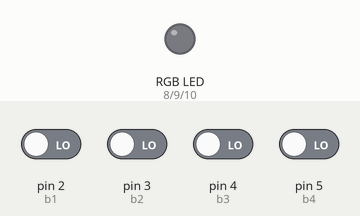
Recording of a sketch running on a simulated Arduino Uno, built with avr-gcc and run on an emulated ATmega328P. On the bench: an RGB LED mixed from three pins (HIGH = lit). Inputs (shaded band) come from the test bench; at power-on: pin 2 (b1), pin 3 (b2), pin 4 (b3), pin 5 (b4) LOW.

Above: at 1.2 s.
1.3 s: pin 4 (b3) driven HIGH
4.3 s: pin 3 (b2) driven HIGH
At 6.6 s:
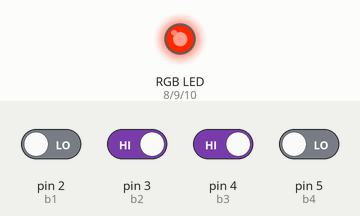
7.3 s: pin 2 (b1) driven HIGH and pin 3 (b2) driven LOW and pin 4 (b3) driven LOW and pin 5 (b4) driven HIGH
At 7.45 s:
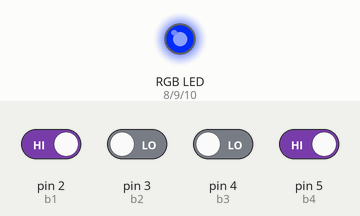
10.3 s: pin 3 (b2) driven HIGH
At 11.7 s:
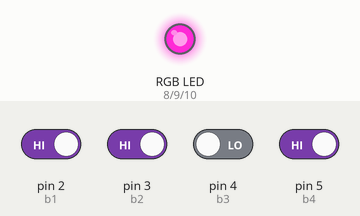
13.3 s: pin 3 (b2) driven LOW
At 14.05 s:
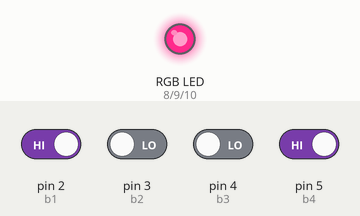
16.3 s: pin 4 (b3) driven HIGH
At 17.08 s:
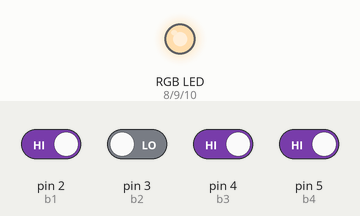
Timing chart, 0 to 31.1 s (numbered marks = the images above; inputs shaded):
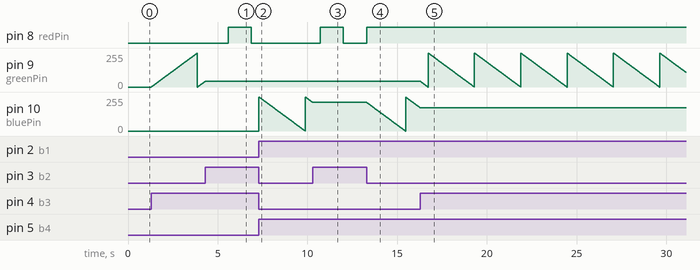

The sketch:

Line6_M5_Midi_Controller_Color_Selector.ino
```cpp
#include <JC_Button.h>

Button b1(2, 25, false, false);
Button b2(3, 25, false, false);
Button b3(4, 25, false, false);
Button b4(5, 25, false, false);

const int redPin = 8;
const int greenPin = 9;
const int bluePin = 10;

int r = 0;
int g = 0;
int b = 0;

void setup()
{
  b1.begin();
  b2.begin();
  b3.begin();
  b4.begin();

  pinMode(redPin, OUTPUT);
  pinMode(greenPin, OUTPUT);
  pinMode(bluePin, OUTPUT);
}

void loop()
{
  b1.read();
  b2.read();
  b3.read();
  b4.read();

  if (b1.isPressed()) {
    if (b2.isPressed()) {
      r = r == 0 ? 255 : r - 1;
    } else if (b3.isPressed()) {
      g = g == 0 ? 255 : g - 1;
    } else if (b4.isPressed()) {
      b = b == 0 ? 255 : b - 1;
    }
  } else {
    if (b2.isPressed()) {
      r = r == 255 ? 0 : r + 1;
    } else if (b3.isPressed()) {
      g = g == 255 ? 0 : g + 1;
    } else if (b4.isPressed()) {
      b = b == 255 ? 0 : b + 1;
    }
  }

  analogWrite(redPin, r);
  analogWrite(greenPin, g);
  analogWrite(bluePin, b);

  delay(10);
}
```

Measured:
- after the input at 4.3 s, pin 8 (redPin): LOW → HIGH after 1.3 s, → LOW 1.3 s later; pin 9 (greenPin): stays 42/255 (without the input it goes to 43/255 after 0.01 s)
- after the input at 7.3 s, pin 8 (redPin): stays LOW (without the input it goes to HIGH after 0.87 s); pin 10 (bluePin): ramps from 255/255 to 0/255 and jumps back, once every 2.6 s
- after the input at 10.3 s, pin 8 (redPin): LOW → HIGH after 0.42 s, → LOW 1.3 s later, → HIGH 1.3 s later; pin 10 (bluePin): stops changing and stays 214/255
- after the input at 13.3 s, pin 8 (redPin): stays HIGH (without the input it goes to LOW after 1.3 s)
- after the input at 16.3 s, pin 9 (greenPin): ramps from 255/255 to 0/255 and jumps back, once every 2.6 s; pin 10 (bluePin): stays 173/255 (without the input it goes to 172/255 after 0.00 s)
